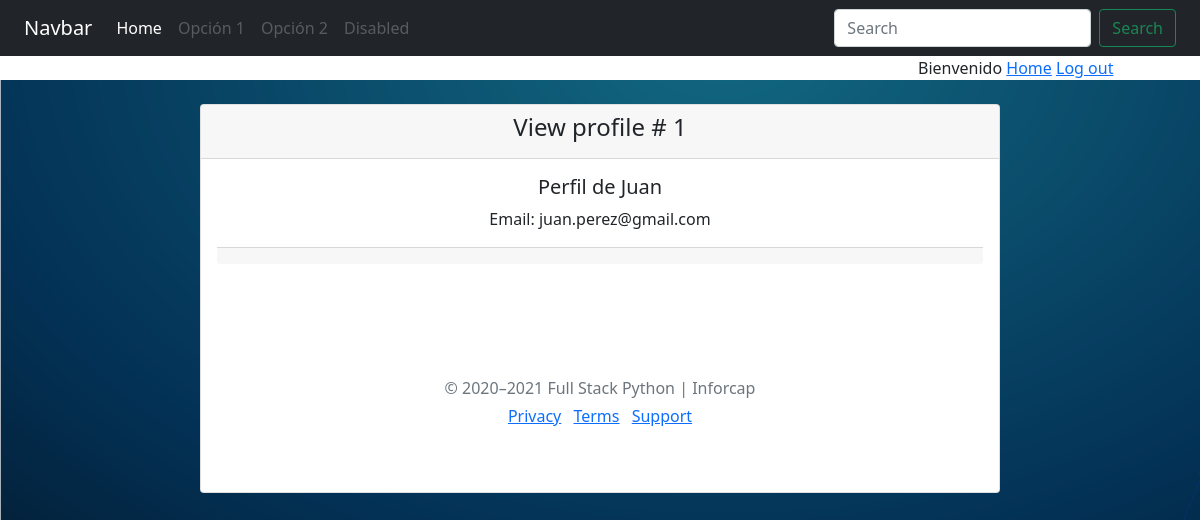
Page /user/1 on the committed database.
### login_app/models.py (models this page shows)
class Usuario(models.Model):
    name = models.CharField(max_length=55)
    alias = models.CharField(max_length=55)
    fNacimiento = models.DateTimeField()
    created_at = models.DateTimeField(auto_now_add=True)
    updated_at = models.DateTimeField(auto_now=True)
    cuenta = models.ForeignKey(Cuenta, related_name='usuario', on_delete=models.CASCADE)
    objects = UsuarioManager()

class Cuenta(models.Model):
    email = models.CharField(max_length=55)
    password = models.CharField(max_length=255)
    created_at = models.DateTimeField(auto_now_add=True)
    updated_at = models.DateTimeField(auto_now=True)
    id_cuenta_friends = models.ManyToManyField('login_app.Usuario', related_name="id_usuario_friends")

### login_app/views.py (the view)
# urls.py: path('user/<_id>', views.user),
def user(request, _id):
    user=Usuario.objects.get(id=_id)
    context={
        'user': user
    }
    return render(request, "perfil.html",context)

### login_app/templates/perfil.html
{% extends "friends.html" %}
{% block datos %}
<a href="/friends" class="text-end">Home</a>
{% endblock %}
{% block sesion %}
<div class="card text-center col-8 m-auto mt-4">
        <div class="card-header ">
        <h4>View profile # {{ user.id }}</h4>
        </div>
    <div class="card-body">
        <h5 class="card-title">Perfil de {{ user.name}}</h5>
        <p class="card-text">Email:  {{ user.cuenta.email }}</p>
    <div class="card-footer text-muted">
    </div>
</div>
{% endblock %}

### login_app/static/style_css.css (style rules this page uses)
* { padding: 0; margin: 0; border: 0; }
#fondo { background-image: url("/static/img/imagen1.png"); }

### rows in the picture
Usuario: id "1", name "Juan", cuenta.email "juan.perez@gmail.com"
